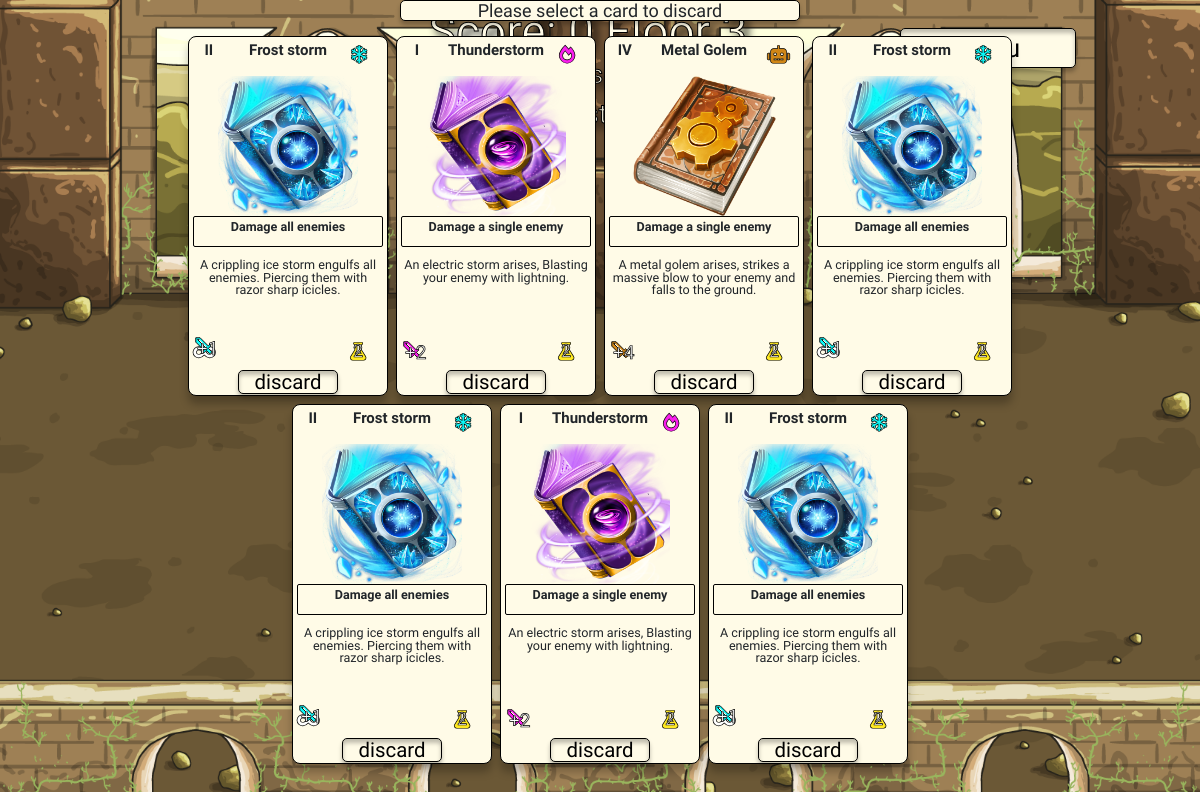
Page /battle/proceed-to-next-floor/ (signed in) on the committed database.
### battle/models.py (models this page shows, shortened)
class Game(models.Model):
    date_time_created = models.DateTimeField(auto_now=True)
    player = models.ForeignKey(Player, on_delete=models.CASCADE)
    completed = models.BooleanField(default=False)
    score = models.BigIntegerField(default=0)
    game_step = models.CharField(max_length=1, choices=settings.GAME_STEPS, default=1)
    current_game_floor = models.ForeignKey(Current_game_floor, on_delete=models.SET_NULL, default=1, null=True)
    current_game_floor_number = models.IntegerField(default=1)
    total_gamefloors_played =  models.IntegerField(default=0)

### profiles/models.py (models this page shows)
class Card(models.Model):
    in_freeversion = models.BooleanField(default=True)
    title = models.CharField(max_length=254, null=True, blank=True)
    description = models.TextField(max_length=1024, null=True, blank=True)
    image = models.ImageField(null=True, blank=True)
    image_url = models.URLField(null=True, blank=True)
    effect_text = models.CharField(max_length=254, null=True, blank=True)
    allowed_in_phase = models.CharField(max_length=4,
                                        choices=settings.ALLOWED_PHASES)
    attack_all = models.BooleanField(default=False)
    skill_style = models.CharField(max_length=2, choices=settings.SKILL_STYLES)
    attack_modifier = models.IntegerField(default=0)
    healing_modifier = models.IntegerField(default=0)
    defence_modifier = models.IntegerField(default=0)
    mana_cost = models.IntegerField(default=2)
    cards_discard_cost = models.IntegerField(default=0)
    def __str__(self):
        return self.title

### battle/views.py (the view)
# urls.py: path('proceed-to-next-floor/', views.proceed_to_next_floor, name='proceed_to_next_floor'),
def proceed_to_next_floor(request):
    current_user = request.user
    player = Player.objects.get(user=current_user)
    cards = Card.objects.all()
    game = Game.objects.get(player=player, completed=False)
    current_game_floor = Current_game_floor.objects.get(pk=game.current_game_floor.pk)
    messages.info(request, "Please select a card to discard")
    context = {
        "game": game,
        "player": player,
        "cards": cards,
        "current_game_floor": current_game_floor,
    }
    return render(request, 'battle/proceed/proceed-to-next-floor.html', context)

### profiles/models.py (called while the page is built)
    def __str__(self):
        return str(self.card)

### battle/templates/battle/proceed/proceed-to-next-floor.html (shortened to what this page needs)
{% extends "base.html" %}
{% load static %}
{% block extra_css %}
<link rel="stylesheet" href="{% static 'battle/css/battle.css' %}">
{% endblock %}
{% block body_background %}class="battle-bg"{% endblock %}
{% block content %}
<div class="container-fluid">
    <div class="row mt-1 floor z1000">
        <div class="col-12">
            <div class="row">
                <div class="col-12 title text-center">
                    <h1 class="medium-large-text mb-0">Score: {{ game.score }} Floor
                        {{ game.current_game_floor_number }}
                    </h1>
                    <h2 class="medium-text">Phase {{ current_game_floor.get_current_phase_display }}</h2>
                    <h2 class="medium-small-text game-step-nr" data-step="{{ game.game_step }}"> game step:
                        {{ game.game_step }}</h2>
                </div>
                <div class="col-2 offset-9 mt-md-4 z500">
                    <div class="position-relative d-grid">
                        <a class="position-relative button medium-text text-center" href="{% url 'home:main-menu' %}">
                        </a>
                    </div>
                </div>
            </div>
        </div>
    </div>
    <div class="row">
        <div class="col-12 h-100 z2000 card-screen">
            <div class="row display-flex justify-content-center">
                {% for player_card in player.hand.all %}
                <div class="col-2 m-1 p-1 skill-card">
                    {% for card in cards %}
                    {% if player_card|lower == card.title|lower %}
                    <div class="row card-title-row m-0">
                        <div class="col-2 p-0">
                            <h3 class="text-center m-0 align-middle card-title">{{ card.get_allowed_in_phase_display }}
                            </h3>
                        </div>
                        <div class="col-8 p-0">
                            <h2 class="text-center align-middle m-0 card-title">{{ card.title }}</h2>
                        </div>
                        <div class="col-2 p-0">
                            {% if card.skill_style|lower == "ic" %}
                            <span></span>
                            {% endif %}
                            {% if card.skill_style|lower == "ln" %}
                            <span></span>
                            {% endif %}
                            {% if card.skill_style|lower == "gl" %}
                            <span></span>
                            {% endif %}
                        </div>
                    </div>
                    <div class="row m-0 card-image-row">
                        <img class="card-image" src="{{MEDIA_URL}}{{ card.image.name }}" alt="{{card}} image">
                    </div>
                    <div class="row m-0 card-effect-row">
                        <div class="col-12 px-1 mb-1 card-effect">
                            <h3 class="text-center card-effect-text">{{ card.effect_text }}</h3>
                        </div>
                    </div>
                    <div class="row m-0 card-description-row">
                        <p class="text-center card-description-text">{{ card.description }}</p>
                    </div>
                    <div class="row card-effect-row m-0">
                        <div class="col-3 p-0">
                            {% if card.attack_modifier  %}
                            <span><img
                                    class="position-absolute {% if not card.attack_all %}mt-1 {% endif %}card_action_effect"
                                    src="{{MEDIA_URL}}sword_{{ card.get_skill_style_display|lower }}.svg"
                                    alt="{{ card.get_skill_style_display|lower }} attack"></span>
                            <span
                                class="position-absolute px-1 {% if not card.attack_all %}mt-1 {% endif %}fa-inverse text-center attack-stat-number stroke">+{{ card.attack_modifier }}</span>
                            {% endif %}
                        </div>
                        <div class="col-6 p-0">
                        </div>
                        <div class="col-3 p-0">
                            {% if card.mana_cost %}
                            <span class="fa-stack card-cost-icon mana stroke fa-fw">
                                <i class="fas fa-stack-1x fa-flask"></i>
                                <span class="fa-stack-1x fa-inverse stat-number">{{ card.mana_cost }}</span>
                            </span>
                            {% endif %}
                        </div>
                    </div>
                    <div class="row">
                        <div class="col-12 text-center">
                            <form method="POST" action="{% url 'battle:card-select' player_card.id %}">
                                <button type="submit" name="card-select" class="button small-text px-3">discard</button>
                            </form>
                        </div>
                    </div>
                    {% endif %}
                    {% endfor %}
                </div>
                {% if forloop.counter|divisibleby:"4" %}
            </div>
            <div class="row display-flex justify-content-center">
                {% endif %}
                {% endfor %}
            </div>
        </div>
    </div>
</div>
{% endblock %}

### templates/base.html (shortened to what this page needs)
{% load static %}
<!DOCTYPE html>
<html lang="en">
<head>
    {% block corecss %}
    <link rel="stylesheet" href="https://use.fontawesome.com/releases/v5.15.4/css/all.css"
>
    <link rel="stylesheet" href="{% static 'css/base.css' %}">
    <link href="https://cdn.jsdelivr.net/npm/bootstrap@5.1.1/dist/css/bootstrap.min.css" rel="stylesheet"
>
    {% endblock %}
    {% block extra_css %}
    {% endblock %}
</head>
<body {% block body_background %}{% endblock %}>
    {% if messages %}
    <div class="container-fluid messages-container">
        <div class="row display-flex justify-content-center">
            <div class="col-10 col-md-6 col-lg-4 text-center menu-banner small-text messages">
                {% for message in messages %}
                <span{% if message.tags %} class="{{ message.tags }} align-middle" {% endif %}>{{ message }}</span>
                    {% endfor %}
            </div>
        </div>
    </div>
    {% endif %}
    {% block content %}
    {% endblock %}
</body>
</html>

### static/css/base.css (style rules this page uses)
html { height: 100%; width: 100%; }
:root { --ice: #0CF9F8; --offwhite: #FFFBE7; --drain: #2FE809; --fire: #FF5C28; --healing: #BED2F8; --golem: #D08617; --grey: #A0A0A0; --lightning: #F91EED; --mana: #FFE922; --xp-color:#E8FEFF; }
.mana { color: var(--mana); }
body, h1, h2, h3, h4, h5, p { font-family: 'Stylish', sans-serif; }
.medium-large-text { font-size: calc(10px + 3vw); }
.medium-text { font-size: calc(16px + 0.8vw); }
.medium-small-text { font-size: calc(10px + 1.4vw); }
.small-text { font-size: calc(6px + 1.2vw); line-height: 100%; }
.title { color: var(--offwhite); -webkit-text-stroke: 1px black; text-shadow: 5px 5px 8px black; line-height:0.8; }
.stroke { -webkit-text-stroke: 0.7px black; }
.menu-banner { border-radius: 5px; font-family: 'Stylish', sans-serif; font-size: calc(12px + 0.5vw); background-color: var(--offwhite); border: black solid 0.8px; margin: 10px; box-shadow: 0px 4px 4px 0px rgba(0, 0, 0, 0.25); }
.messages-container { position: fixed; z-index: 3000; }
a.button, button.button { color: black; text-decoration: none; border-radius: 5px; font-family: 'Stylish', sans-serif; background-color: var(--offwhite); border: black solid 0.8px; box-shadow: 0px 4px 4px 0px rgba(0, 0, 0, 0.25),0px 4px 4px 0px rgba(0, 0, 0, 0.25) inset; }

### battle/static/battle/css/battle.css (style rules this page uses)
.battle-bg { background-image: url('../../../media/battle_background_3.png'); height: 100vh; width: 100vw; background-position: center; background-repeat: no-repeat; background-size: cover; }
.skill-card { border-radius: 8px; font-family: 'Stylish', sans-serif; background-color: var(--offwhite); border: black solid 0.5px; box-shadow: 0px 8px 8px 0px rgba(0, 0, 0, 0.25); height: 45vh; }
.card-effect { border-radius: 2px; background-color: var(--offwhite); border: black solid 0.5px; }
.card-image { height: 100%; object-fit: contain; }
.card-effect-text { font-size: calc(3px + 0.8vw); font-weight: 600; margin: 2px 0px 2px 0px; }
.card-title { font-size: calc(3px + 1vw); font-weight: 600; }
.card-description-text { padding-top: 0.5rem; padding-left: 0.2rem; padding-right: 0.2rem; font-size: calc(3px + 0.8vw); font-weight: 500; line-height: 100%; }
.card-cost-icon, .card-heal-icon { font-size: calc(6px + 1vw); top: -2px; }
.attack-stat-number { font-size: calc(7px + 1vw); }
.card_action_effect { width: calc(10px + 1vw); }
.card-title-row { height: 10%; }
.card-image-row { height: 40%; }
.card-effect-row { height: 10%; }
.card-description-row { height: 24%; }
.battle-screen, .card-screen { position: fixed; top: 4%; }
.floor { width: 100%; }
.z500 { position: fixed; z-index: 500; }
.z1000 { position: fixed; z-index: 1000; left: 0px; }
.z2000 { z-index: 2000; }

### rows in the picture
Game: score "0", current_game_floor_number "3"
Card: allowed_in_phase "II", title "Frost storm", image.name (picture), effect_text "Damage all enemies", description "A crippling ice storm engulfs all enemies. Piercing them with razor sharp icicles.", shows a picture, attack_modifier "1", mana_cost "2"
Card: allowed_in_phase "I", title "Thunderstorm", image.name (picture), effect_text "Damage a single enemy", description "An electric storm arises, Blasting your enemy with lightning.", shows a picture, attack_modifier "2", mana_cost "2"
Card: allowed_in_phase "IV", title "Metal Golem", image.name (picture), effect_text "Damage a single enemy", description "A metal golem arises, strikes a massive blow to your enemy and falls to the ground.", shows a picture, attack_modifier "4", mana_cost "2"

### other values in the picture
{{ message }} "Please select a card to discard"
